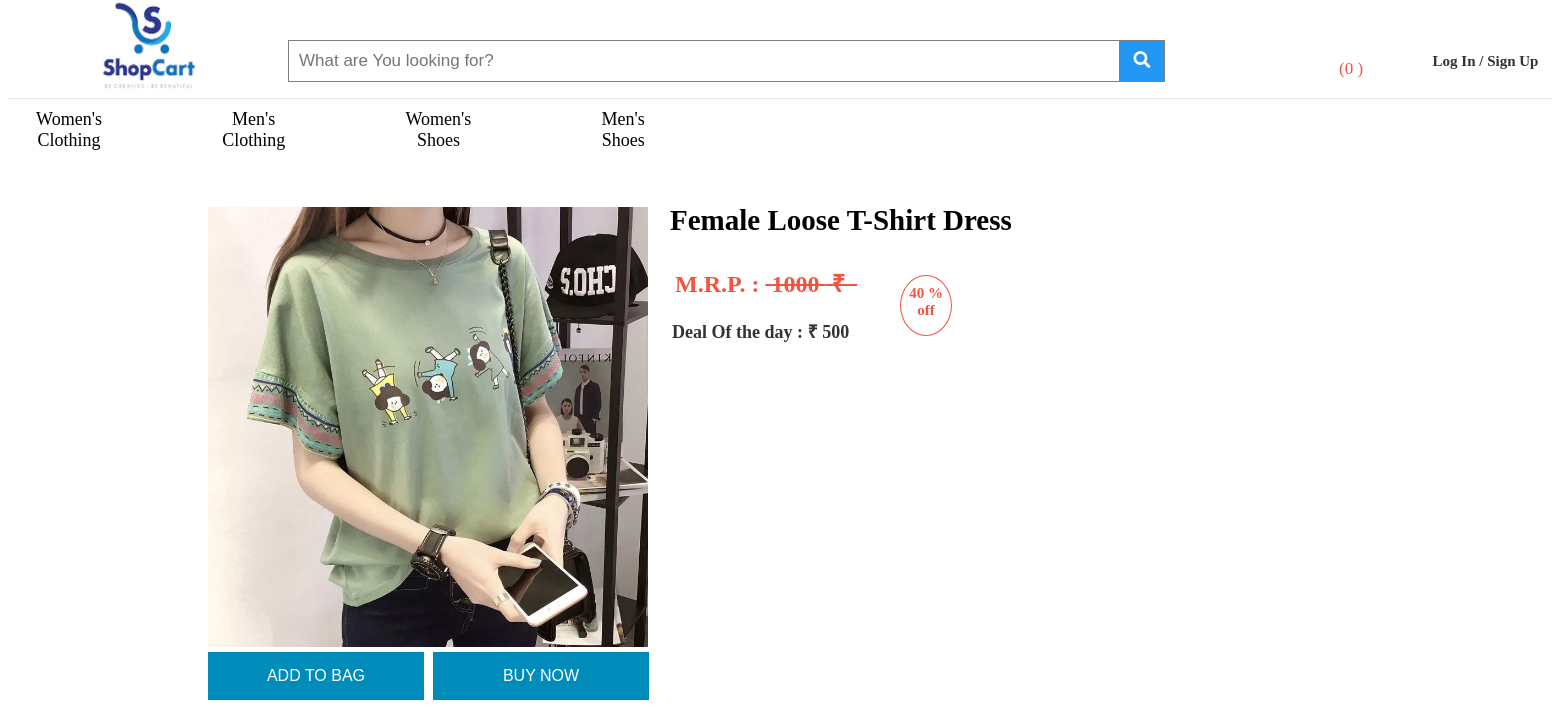
Page /shopping.php?id=2 on the committed database.
### tables this page shows
CREATE TABLE `images` (
  `id` int(100) NOT NULL,
  `image` varchar(5000) NOT NULL,
  `description` text NOT NULL,
  `price` text NOT NULL,
  `d2` text NOT NULL,
  `gender` text NOT NULL,
  `ofprice` int(100) NOT NULL,
  `type` text NOT NULL,
  `type1` text NOT NULL,
  `cat_id` int(100) NOT NULL,
  `s_id` int(100) NOT NULL
);

### shopping.php (the view, shortened to what this page needs)
<?php
include("db.php");
?>
<!DOCTYPE html>
<html>
    <head>
	                       	<link rel="stylesheet" href="css/style1.css">
	                      	<link rel="stylesheet" href="https://use.fontawesome.com/releases/v5.6.3/css/all.css">
	                     	<link rel="stylesheet" href="https://use.fontawesome.com/releases/v5.7.0/css/all.css">
                           	<link rel="stylesheet" href="https://pro.fontawesome.com/releases/v5.1.0/css/all.css">
                           	<link rel="stylesheet" href="https://cdnjs.cloudflare.com/ajax/libs/font-awesome/4.7.0/css/font-awesome.min.css">
                           	<link rel="stylesheet" href="https://use.fontawesome.com/releases/v5.0.8/css/all.css">
</head>
<body>
<section id="header">
<div id="middlebar">
			<div class="grid-container">
					<div class="image">
						<a href="home.php"><img src="images/cf.png"></a>
					</div>
			<div class="searchbox">
			    <form class="example" action="home1.php"method="POST">
  					<input type="text" placeholder="What are You looking for?" name="search">
 					<button type="submit"name="sub"><i class="fa fa-search"></i></button>
				</form>
			</div>
			<a href="cart.php"><div class="cart">
					<i class="fal fa-shopping-cart fa-2x ">&nbsp;<span style="font-size: 17px;margin-left: -10px;">
					(<?php
							if(isset($_POST['sub']))
								{
							$sql="select * from cart";
							$res=mysqli_query($conn,$sql);
							$total=mysqli_num_rows($res);
							?>
	<META HTTP-EQUIV="refresh" CONTENT="0">
							<?php
						}
							else
							{
							$sql="select * from cart";
							$res=mysqli_query($conn,$sql);
							$total=mysqli_num_rows($res);
							}
							echo $total;
						?>
						)
				</span></i></a>
			</div>
			<div class="loginsign">
				<a class="lsa"href="login.php"id="lsf"><h6>Log In / Sign Up</h6></a>
			</div>
			</div>
<div id="lastbar">
					<div id="catbar">
						<div class="grid-container">
							<a href='women.php'>
							<div class='item1'>Women's Clothing</div>
							</a>
							<a href='men.php'>
							<div class='item1'>Men's Clothing</div>
							</a>
							<a href='womens.php'>
							<div class='item1'>Women's Shoes</div>
							</a>
							<a href='mens.php'>
							<div class='item1'>Men's Shoes</div>
							</a>
					</div>
					</div>
<div id="nsection">
		<div class="row">
			<?php
			$id=$_GET['id'];
			$query="select * from images where id='$id'";
			$run= mysqli_query($conn,$query);
			while ($row=mysqli_fetch_array($run))
			 {
				$id=$row['id'];
				$image=$row['image'];
				$price=$row['price'];
				$ofprice=$row['ofprice'];
				$d2=$row['d2'];
				$description=$row['description'];
				echo"
			    <div class='imgstack'>
                    <img src='$image'>
                                <div class='but1'>
                                	<form method='POST'action=''>
                                		<a href='shopping.php?id=$id'><input type='submit' class='button button2' value='ADD TO BAG'name='sub'></a>
                                   		<input style='margin-left:3px;margin-top:0px;'type='submit' class='button button2'value='BUY NOW'>
                               		</form>
                           		</div>
			    </div>
			    <div class='detail'>
			        <h3>$description</h3>
			        <h2>M.R.P. : <del>&nbsp;$price &nbsp;&#8377;  &nbsp;</h2></del>
			        <h4>Deal Of the day : &#8377; $ofprice</h4>
			        <div class='circle-text'>
			       		 $d2
			        </div>
			        <div class='quant'>
			        </div>
			    </div
				";
			}
				?>
		</div>
</div>
</section>
</body>
</html>

### css/style1.css (style rules this page uses)
#middlebar { height:90px; border-bottom: 1px solid #e6e6e6; }
.image { height:90px; width: 160px; }
.image img { margin-top: -37px; margin-left: 38px; height: 114px; width: 120px; }
.image a { text-decoration: none; }
.searchbox { height:90px; width: 900px; margin-left: 80px; }
#middlebar .grid-container { width:1472px; }
form.example input[type=text] { padding: 10px; font-size: 17px; border: 1px solid grey; float: left; width: 90%; }
.example { margin-top: 22px; }
form.example button { float: left; width: 5%; padding: 10px; background: #2196F3; color: white; font-size: 17px; border: 1px solid grey; border-left: none; cursor: pointer; }
.but1 { margin-top: -03px; }
.cart { height:90px; margin-left: 10px; width: 100px; }
.cart i { margin-left: 15px; margin-top: 26px; }
.cart a { text-decoration: none; }
.fa-shopping-cart { color: #f15440; }
.loginsign { height:70px; margin-left: 50px; width:115px; }
.loginsign h6 { margin-top: 35px; font-size: 15px; color:#333; }
#middlebar a { text-decoration: none; }
#lastbar { height:640px; width:1699px; }
#catbar { height:58px; }
#catbar .grid-container { width:1472px; height:58px; margin-left: 1px; }
.grid-container { display: grid; grid-template-columns: auto auto auto auto auto auto auto auto auto auto auto; grid-gap: 0px; padding-left: 20px; margin-left: 20px; width: 120px; }
.grid-container > div { text-align: center; padding: 10px 0; font-size: 18px; }
.grid-container a { font-size: 18px; margin-top: 10px; text-align: center; width: 80px; }
#catbar a { text-decoration: none; color: black; list-style: none; }
#nsection { height: 545px; }
#nsection a { text-decoration: none; color:black; }
.imgstack img { height:440px; margin-left: 200px; margin-top: 50px; }
.detail { margin-left: 642px; margin-top: -500px; width: 590px; }
.detail h3 { margin-left: 20px; margin-top: -40px; font-size: 29px; }
.detail h2 { margin-top: -0px; margin-left: 25px; color: #f15440; }
.circle-text { height: 50px; width: 50px; text-align: center; vertical-align: middle; border-radius: 50%; border:1px solid #f15440 ; background: white; color: #f15440; font-size: 15px; font-weight:bold; margin-left: 250px; margin-top: -92px; padding-top:9px; }
.button { background-color: #4CAF50; border: none; color: white; padding: 15px 32px; text-align: center; text-decoration: none; display: inline-block; font-size: 16px; margin: 4px 2px; cursor: pointer; margin-left: 200px; width:216px; }
.button2 { background-color: #008CBA; }
.detail h4 { font-size: 18px; margin-left: 22px; color: #333; margin-top: 20px; }

### rows in the picture
images: image (picture), description "Female Loose T-Shirt Dress", price "1000", ofprice "500", d2 "40 % off"

### other values in the picture
$total "0"
